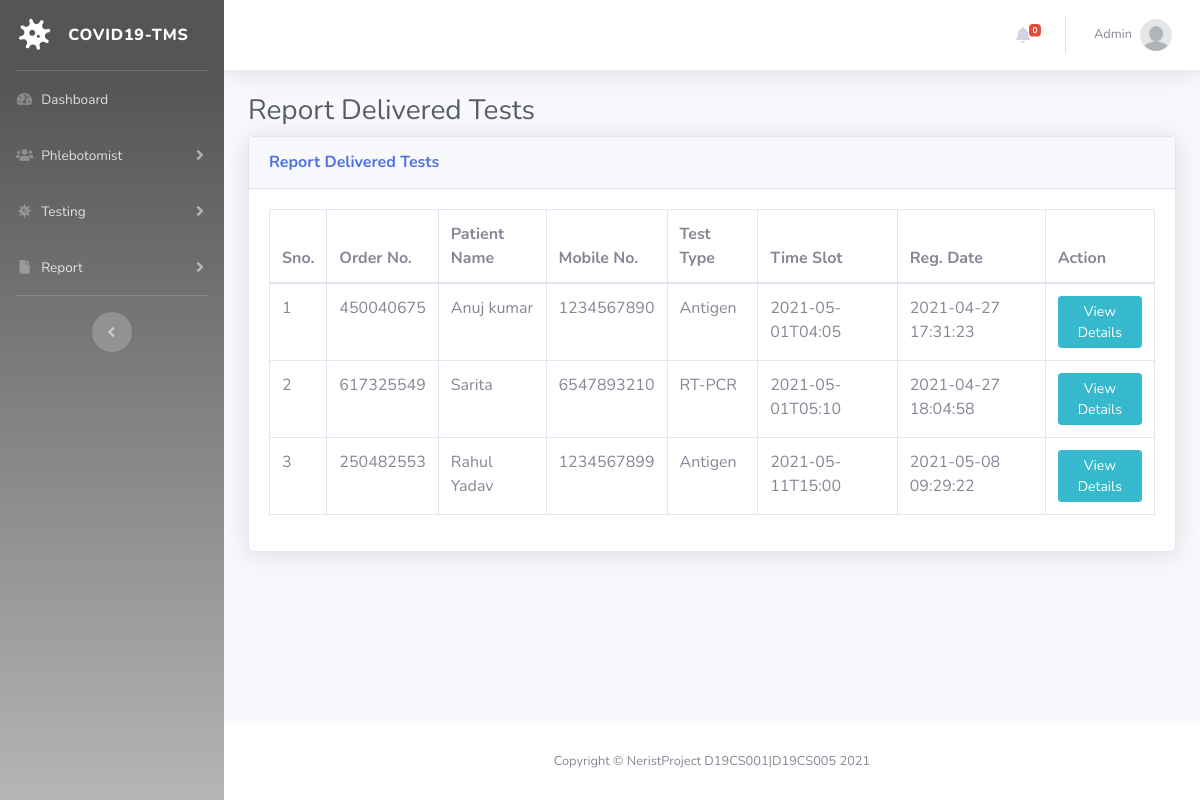
Screenshot of /reportdelivered-test.php (signed in) with the database file from the repository.
### tables this page shows
CREATE TABLE `tbltestrecord` (
  `Slno` int(11) NOT NULL,
  `Ordno` bigint(14) DEFAULT NULL,
  `Patientphno` bigint(14) DEFAULT NULL,
  `Testtype` varchar(100) DEFAULT NULL,
  `Testtime` varchar(120) DEFAULT NULL,
  `Reportstat` varchar(100) DEFAULT NULL,
  `Finreport` varchar(150) DEFAULT NULL,
  `Reportuptime` varchar(200) DEFAULT NULL,
  `Regdate` timestamp NULL DEFAULT current_timestamp(),
  `AsstoempId` varchar(150) DEFAULT NULL,
  `Asstoname` varchar(180) DEFAULT NULL,
  `Asstime` varchar(100) DEFAULT NULL
);

CREATE TABLE `tblpatients` (
  `Slno` int(11) NOT NULL,
  `FN` varchar(120) DEFAULT NULL,
  `Phno` bigint(12) DEFAULT NULL,
  `Dob` date DEFAULT NULL,
  `GovtId` varchar(150) DEFAULT NULL,
  `GovtIdno` varchar(150) DEFAULT NULL,
  `Fulladdrs` varchar(255) DEFAULT NULL,
  `State` varchar(200) DEFAULT NULL,
  `Regdate` timestamp NOT NULL DEFAULT current_timestamp()
);

### reportdelivered-test.php (the view, shortened to what this page needs)
<?php session_start();
include_once('includes/config.php');
if (strlen($_SESSION['aid']==0)) {
  header('location:logout.php');
  } else{
?>
<!DOCTYPE html>
<html lang="en">
<head>
    <link href="vendor/fontawesome-free/css/all.min.css" rel="stylesheet" type="text/css">
    <link href="css/sb-admin-2.min.css" rel="stylesheet">
    <link href="vendor/datatables/dataTables.bootstrap4.min.css" rel="stylesheet">
</head>
<body id="page-top">
    <div id="wrapper">
  <?php include_once('includes/sidebar.php');?>
        <div id="content-wrapper" class="d-flex flex-column">
            <div id="content">
<?php include_once('includes/topbar.php');?>
                <div class="container-fluid">
                    <h1 class="h3 mb-2 text-gray-800">Report Delivered Tests</h1>
                    <div class="card shadow mb-4">
                        <div class="card-header py-3">
                            <h6 class="m-0 font-weight-bold text-primary">Report Delivered Tests</h6>
                        </div>
                        <div class="card-body">
                            <div class="table-responsive">
                                <form name="assignto" method="post">
                    <table class="table table-bordered" id="dataTable" width="100%" cellspacing="0">
                                    <thead>
                                        <tr>
                                            <th>Sno.</th>
                                            <th>Order No.</th>
                                            <th>Patient Name</th>
                                            <th>Mobile No.</th>
                                            <th>Test Type</th>
                                            <th>Time Slot</th>
                                            <th>Reg. Date</th>
                                            <th>Action</th>
                                        </tr>
                                    </thead>
                                    <tbody>
<?php $query=mysqli_query($con,"select tbltestrecord.Ordno,tblpatients.FN,tblpatients.Phno,tbltestrecord.Testtype,tbltestrecord.Testtime,tbltestrecord.Regdate,tbltestrecord.Slno as testid from tbltestrecord
join tblpatients on tblpatients.Phno=tbltestrecord.Patientphno
where Reportstat='Delivered'
    ");
$cnt=1;
while($row=mysqli_fetch_array($query)){
?>
                                        <tr>
                                            <td><?php echo $cnt;?></td>
                                            <td><?php echo $row['Ordno'];?></td>
                                            <td><?php echo $row['FN'];?></td>
                                            <td><?php echo $row['Phno'];?></td>
                                            <td><?php echo $row['Testtype'];?></td>
                                            <td><?php echo $row['Testtime'];?></td>
                                             <td><?php echo $row['Regdate'];?></td>
                                            <td>
                                <a href="test-details.php?tid=<?php echo $row['testid'];?>&&oid=<?php echo $row['Ordno'];?>" class="btn btn-info btn-sm">View Details</a>
                            </td>
                                        </tr>
<?php $cnt++;} ?>
                                    </tbody>
                                </table>
                                     </form>
                            </div>
                        </div>
                    </div>
                </div>
            </div>
    <?php include_once('includes/footer.php');?>
        </div>
    </div>
</body>
</html>
<?php } ?>

### includes/topbar.php (shortened to what this page needs)
      <nav class="navbar navbar-expand navbar-light bg-white topbar mb-4 static-top shadow">
            <?php if($_SESSION['aid']):?>
                    <ul class="navbar-nav ml-auto">
<?php $query=mysqli_query($con,"select * from tbltestrecord where Reportstat is null");
$count=mysqli_num_rows($query);
?>
                        <li class="nav-item dropdown no-arrow mx-1">
                            <a class="nav-link dropdown-toggle" href="#" id="alertsDropdown" role="button"
                                data-toggle="dropdown" aria-haspopup="true" aria-expanded="false">
                                <i class="fas fa-bell fa-fw"></i>
                                <span class="badge badge-danger badge-counter"><?php echo $count;?></span>
                            </a>
                        </li>
                        <li class="nav-item dropdown no-arrow">
                            <a class="nav-link dropdown-toggle" href="#" id="userDropdown" role="button"
                                data-toggle="dropdown" aria-haspopup="true" aria-expanded="false">
                <?php
$adid=$_SESSION['aid'];
$ret1=mysqli_query($con,"select Adname from tbladmin where ID='$adid'");
while($row1=mysqli_fetch_array($ret1)){
?>
                                <span class="mr-2 d-none d-lg-inline text-gray-600 small"><?php  echo $row1['Adname'];?></span>
                           <?php } ?>
                                <img class="img-profile rounded-circle"
                                    src="img/undraw_profile.png">
                            </a>
                        </li>
                    </ul>
                <?php endif;?>
                </nav>

### rows the page displays
tbltestrecord: Ordno "450040675", tblpatients.FN "Anuj kumar", tblpatients.Phno "1234567890", Testtype "Antigen", Testtime "2021-05-01T04:05", Regdate "2021-04-27 17:31:23"
tbltestrecord: Ordno "617325549", tblpatients.FN "Sarita", tblpatients.Phno "6547893210", Testtype "RT-PCR", Testtime "2021-05-01T05:10", Regdate "2021-04-27 18:04:58"
tbltestrecord: Ordno "250482553", tblpatients.FN "Rahul Yadav", tblpatients.Phno "1234567899", Testtype "Antigen", Testtime "2021-05-11T15:00", Regdate "2021-05-08 09:29:22"

### other values shown
$count "0"
$row1['Adname'] "Admin"
